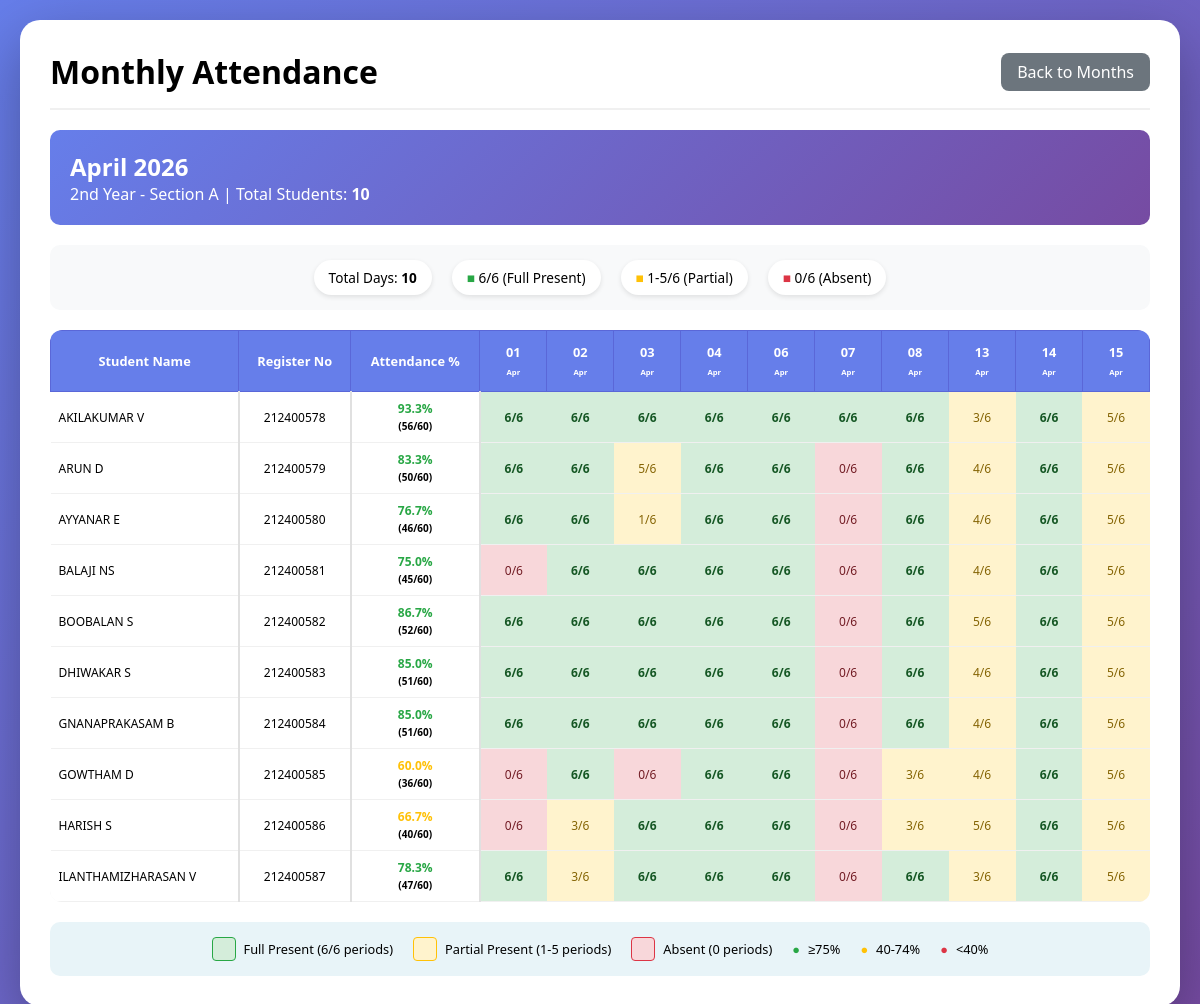
/monthly_attendance_detail/2nd Year/A/2026-04 (signed in), run on the app's committed database.
### app.py (models this page shows)
class Attendance(db.Model):
    __tablename__ = 'attendance'
    id = db.Column(db.Integer, primary_key=True, autoincrement=True)
    student_id = db.Column(db.Integer, db.ForeignKey('students.id'), nullable=False)
    date = db.Column(db.Date, nullable=False, default=datetime.now().date)
    period = db.Column(db.Integer, nullable=False)
    status = db.Column(db.String(10), nullable=False)
    subject = db.Column(db.String(100), nullable=True)
    marked_by = db.Column(db.Integer, db.ForeignKey('staff.id'))
    marked_at = db.Column(db.DateTime, default=datetime.now)
    __table_args__ = (db.UniqueConstraint('student_id', 'date', 'period', name='unique_attendance'),)

class Student(db.Model):
    __tablename__ = 'students'
    id = db.Column(db.Integer, primary_key=True, autoincrement=True)
    register_number = db.Column(db.String(20), unique=True, nullable=False)
    name = db.Column(db.String(100), nullable=False)
    year = db.Column(db.String(20), nullable=False)
    section = db.Column(db.String(1), nullable=False)
    batch = db.Column(db.String(20))
    department_id = db.Column(db.Integer, db.ForeignKey('departments.id'), nullable=False)
    created_at = db.Column(db.DateTime, default=datetime.now)
    attendances = db.relationship('Attendance', backref='student', lazy=True, cascade='all, delete-orphan')

### app.py (the view)
@app.route('/monthly_attendance_detail/<year>/<section>/<month_key>')
def monthly_attendance_detail(year, section, month_key):
    role = session.get('role')
    if role not in ['dept_admin', 'dept_admin_viewer']:
        return redirect(url_for('index'))
    department_id = session.get('department_id')
    students = Student.query.filter_by(
        department_id=department_id,
        year=year,
        section=section
    ).all()
    student_ids = [s.id for s in students]
    start_date = datetime.strptime(month_key + '-01', '%Y-%m-%d').date()
    if int(month_key.split('-')[1]) == 12:
        end_date = datetime(int(month_key.split('-')[0]) + 1, 1, 1).date()
    else:
        end_date = datetime(int(month_key.split('-')[0]), int(month_key.split('-')[1]) + 1, 1).date()
    records = Attendance.query.filter(
        Attendance.student_id.in_(student_ids),
        Attendance.date >= start_date,
        Attendance.date < end_date
    ).order_by(Attendance.date, Attendance.period).all()
    daily_records = defaultdict(list)
    for record in records:
        daily_records[record.date].append(record)
    dates = sorted(daily_records.keys())
    student_attendance = []
    for student in students:
        student_data = {
            'id': student.id,
            'name': student.name,
            'reg_no': student.register_number,
            'daily': {},
            'total_present': 0,
            'total_periods': 0
        }
        for date in dates:
            day_records = daily_records[date]
            student_day_records = [r for r in day_records if r.student_id == student.id]
            period_status = {r.period: r.status for r in student_day_records}
            present_count = 0
            for period in range(1, 7):
                if period in period_status and period_status[period] == 'present':
                    present_count += 1
                    student_data['total_present'] += 1
                student_data['total_periods'] += 1
            student_data['daily'][date] = present_count
        student_attendance.append(student_data)
    month_name = start_date.strftime('%B %Y')
    return render_template('monthly_attendance_detail.html',
                         year=year,
                         section=section,
                         month_name=month_name,
                         month_key=month_key,
                         dates=dates,
                         student_attendance=student_attendance,
                         students=students)

### app.py (called while the page is built)
@app.context_processor
def inject_datetime():
    return {'datetime': datetime}

### templates/monthly_attendance_detail.html (shortened to what this page needs)
<!DOCTYPE html>
<html lang="en">
<head>
</head>
<body>
    <div class="container">
        <div class="header">
            <h1>Monthly Attendance</h1>
            <a href="{{ url_for('monthly_attendance', year=year, section=section) }}" class="btn btn-secondary">Back to Months</a>
        </div>
        <div class="month-title">
            <h2>{{ month_name }}</h2>
            <p>{{ year }} - Section {{ section }} | Total Students: <strong>{{ students|length }}</strong></p>
        </div>
        <div class="stats-summary">
            <div class="stat-badge">
                Total Days: <strong>{{ dates|length }}</strong>
            </div>
            <div class="stat-badge">
                <span style="color: #28a745;">■</span> 6/6 (Full Present)
            </div>
            <div class="stat-badge">
                <span style="color: #ffc107;">■</span> 1-5/6 (Partial)
            </div>
            <div class="stat-badge">
                <span style="color: #dc3545;">■</span> 0/6 (Absent)
            </div>
        </div>
        <div class="table-wrapper">
            <table>
                <thead>
                    <tr>
                        <th style="min-width: 150px;">Student Name</th>
                        <th style="min-width: 90px;">Register No</th>
                        <th style="min-width: 100px;">Attendance %</th>
                        {% for date in dates %}
                        <th class="date-column">{{ date.strftime('%d') }}<br><span style="font-size: 0.6em;">{{ date.strftime('%b') }}</span></th>
                        {% endfor %}
                    </tr>
                </thead>
                <tbody>
                    {% for student in student_attendance %}
                    <tr>
                        <td class="student-name">{{ student.name }}</td>
                        <td class="reg-no-cell">{{ student.reg_no }}</td>
                        <td class="percentage-cell">
                            {% set total_days = dates|length %}
                            {% set total_possible = total_days * 6 %}
                            {% set percentage = (student.total_present / total_possible * 100) if total_possible > 0 else 0 %}
                            {% if percentage >= 75 %}
                            <span class="percentage-high">{{ "%.1f"|format(percentage) }}%</span>
                            {% elif percentage >= 40 %}
                            <span class="percentage-medium">{{ "%.1f"|format(percentage) }}%</span>
                            {% else %}
                            <span class="percentage-low">{{ "%.1f"|format(percentage) }}%</span>
                            {% endif %}
                            <br>
                            <small>({{ student.total_present }}/{{ total_possible }})</small>
                        </td>
                        {% for date in dates %}
                        {% set present_count = student.daily.get(date, 0) %}
                        <td class="{% if present_count == 6 %}present-cell{% elif present_count == 0 %}absent-cell{% else %}partial-cell{% endif %}">
                            {{ present_count }}/6
                        </td>
                        {% endfor %}
                    </tr>
                    {% endfor %}
                </tbody>
            </table>
        </div>
        <div class="legend">
            <div class="legend-item">
                <div class="legend-box present"></div>
                <span>Full Present (6/6 periods)</span>
            </div>
            <div class="legend-item">
                <div class="legend-box partial"></div>
                <span>Partial Present (1-5 periods)</span>
            </div>
            <div class="legend-item">
                <div class="legend-box absent"></div>
                <span>Absent (0 periods)</span>
            </div>
            <div class="legend-item">
                <span style="color: #28a745;">●</span> ≥75%
            </div>
            <div class="legend-item">
                <span style="color: #ffc107;">●</span> 40-74%
            </div>
            <div class="legend-item">
                <span style="color: #dc3545;">●</span> &lt;40%
            </div>
        </div>
    </div>
</body>
</html>

### templates/monthly_attendance_detail.html (style rules this page uses)
* { margin: 0; padding: 0; box-sizing: border-box; font-family: 'Segoe UI', Tahoma, Geneva, Verdana, sans-serif; }
body { background: linear-gradient(135deg, #667eea 0%, #764ba2 100%); min-height: 100vh; padding: 20px; }
.container { background: white; border-radius: 20px; box-shadow: 0 20px 60px rgba(0,0,0,0.3); max-width: 1400px; margin: 0 auto; padding: 30px; }
.header { display: flex; justify-content: space-between; align-items: center; margin-bottom: 20px; padding-bottom: 15px; border-bottom: 2px solid #f0f0f0; flex-wrap: wrap; gap: 15px; }
.month-title { background: linear-gradient(135deg, #667eea 0%, #764ba2 100%); color: white; padding: 20px; border-radius: 10px; margin-bottom: 20px; }
.table-wrapper { overflow-x: auto; margin-top: 20px; border-radius: 12px; }
table { width: 100%; border-collapse: collapse; background: white; border-radius: 10px; overflow: hidden; box-shadow: 0 5px 15px rgba(0,0,0,0.1); min-width: 800px; }
th { background: #667eea; color: white; padding: 12px 8px; text-align: center; font-weight: 600; font-size: 0.8em; border: 1px solid #5a67d8; }
td { padding: 8px; text-align: center; border-bottom: 1px solid #f0f0f0; font-size: 0.75em; }
.student-name { text-align: left; font-weight: 500; position: sticky; left: 0; background: white; z-index: 1; border-right: 2px solid #e0e0e0; }
.reg-no-cell { position: sticky; left: 180px; background: white; z-index: 1; border-right: 2px solid #e0e0e0; }
.percentage-cell { position: sticky; left: 280px; background: white; z-index: 1; border-right: 2px solid #e0e0e0; font-weight: bold; text-align: center; }
.present-cell { background: #d4edda; color: #155724; font-weight: bold; }
.absent-cell { background: #f8d7da; color: #721c24; }
.partial-cell { background: #fff3cd; color: #856404; }
.date-column { min-width: 55px; }
.btn-secondary { background: #6c757d; color: white; padding: 8px 16px; text-decoration: none; border-radius: 8px; display: inline-block; transition: all 0.3s; }
.stats-summary { display: flex; gap: 20px; margin-top: 20px; padding: 15px; background: #f8f9fa; border-radius: 10px; flex-wrap: wrap; justify-content: center; }
.stat-badge { padding: 8px 15px; border-radius: 20px; background: white; box-shadow: 0 2px 5px rgba(0,0,0,0.1); font-size: 0.85em; }
.legend { margin-top: 20px; padding: 15px; background: #e8f4f8; border-radius: 10px; text-align: center; font-size: 0.8em; display: flex; justify-content: center; gap: 20px; flex-wrap: wrap; }
.legend-item { display: inline-flex; align-items: center; gap: 8px; }
.legend-box { width: 24px; height: 24px; border-radius: 4px; }
.legend-box.present { background: #d4edda; border: 1px solid #28a745; }
.legend-box.absent { background: #f8d7da; border: 1px solid #dc3545; }
.legend-box.partial { background: #fff3cd; border: 1px solid #ffc107; }
.percentage-high { color: #28a745; font-weight: bold; }
.percentage-medium { color: #ffc107; font-weight: bold; }

### data on the page
Attendance: strftime "01", strftime "Apr", present_count "6", present_count "0"
Attendance: strftime "02", strftime "Apr", present_count "6", present_count "3"
Attendance: strftime "03", strftime "Apr", present_count "6", present_count "5", present_count "1", present_count "0"
Attendance: strftime "04", strftime "Apr", present_count "6"
Attendance: strftime "06", strftime "Apr", present_count "6"
Attendance: strftime "07", strftime "Apr", present_count "6", present_count "0"
Attendance: strftime "08", strftime "Apr", present_count "6", present_count "3"
Attendance: strftime "13", strftime "Apr", present_count "3", present_count "4", present_count "5"
Attendance: strftime "14", strftime "Apr", present_count "6"
Attendance: strftime "15", strftime "Apr", present_count "5"
Student: name "AKILAKUMAR V", reg_no "212400578", percentage "93.3", total_present "56", total_possible "60"
Student: name "ARUN D", reg_no "212400579", percentage "83.3", total_present "50", total_possible "60"
Student: name "AYYANAR E", reg_no "212400580", percentage "76.7", total_present "46", total_possible "60"
Student: name "BALAJI NS", reg_no "212400581", percentage "75.0", total_present "45", total_possible "60"
Student: name "BOOBALAN S", reg_no "212400582", percentage "86.7", total_present "52", total_possible "60"
Student: name "DHIWAKAR S", reg_no "212400583", percentage "85.0", total_present "51", total_possible "60"
Student: name "GNANAPRAKASAM B", reg_no "212400584", percentage "85.0", total_present "51", total_possible "60"
Student: name "GOWTHAM D", reg_no "212400585", percentage "60.0", total_present "36", total_possible "60"
Student: name "HARISH S", reg_no "212400586", percentage "66.7", total_present "40", total_possible "60"
Student: name "ILANTHAMIZHARASAN V", reg_no "212400587", percentage "78.3", total_present "47", total_possible "60"

### other printed values
{{ month_name }} "April 2026"
{{ year }} "2nd Year"
{{ section }} "A"
{{ students|length }} "10"
{{ dates|length }} "10"
